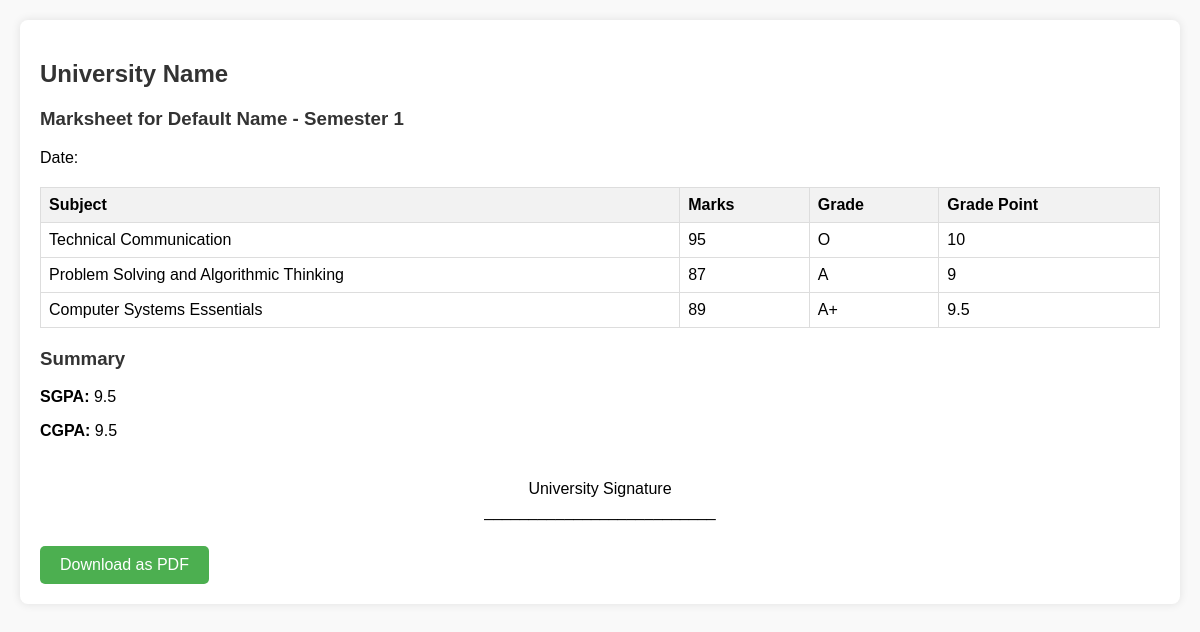
The page /view_student_marksheet/2/ on the database as committed earlier.
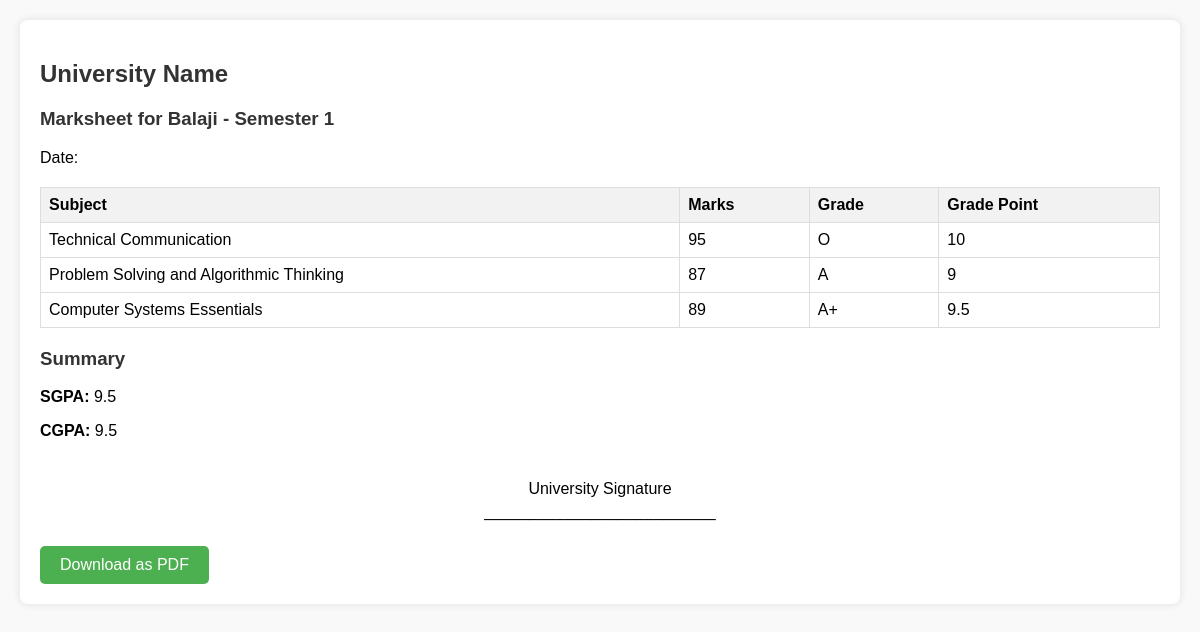
The same page on the database as committed later.
### App/models.py (models this page shows, shortened)
class Student(models.Model):
    user = models.OneToOneField(User, on_delete=models.CASCADE)
    name = models.CharField(max_length=100, default='Default Name')
    course = models.ForeignKey(Course, on_delete=models.CASCADE)

### App/views.py (the view)
# urls.py: path('view_student_marksheet/<int:student_id>/', view_student_marksheet, name='view_student_marksheet'),
def view_student_marksheet(request, student_id):
    student = get_object_or_404(Student, id=student_id)
    marks = Marks.objects.filter(student=student)
    total_grade_points = 0
    total_credits = 0
    for mark in marks:
        grade_point = calculate_grade_point(mark.grade)
        total_grade_points += grade_point * mark.subject.credits
        total_credits += mark.subject.credits
    sgpa = total_grade_points / total_credits if total_credits > 0 else 0
    all_marks = Marks.objects.filter(student=student)
    total_cumulative_grade_points = 0
    total_cumulative_credits = 0
    for mark in all_marks:
        grade_point = calculate_grade_point(mark.grade)
        total_cumulative_grade_points += grade_point * mark.subject.credits
        total_cumulative_credits += mark.subject.credits
    cgpa = total_cumulative_grade_points / total_cumulative_credits if total_cumulative_credits > 0 else 0
    context = {
        'student': student,
        'marks': marks,
        'sgpa': sgpa,
        'cgpa': cgpa,
        'total_credits': total_cumulative_credits,
        'semester': marks.first().subject.semester.number if marks.exists() else None,
    }
    return render(request, 'view_marksheet.html', context)

### App/views.py (called while the page is built)
def calculate_grade_point(grade):
    if grade == 'O':
        return 10
    elif grade == 'A+':
        return 9.5
    elif grade == 'A':
        return 9
    elif grade == 'B+':
        return 8
    elif grade == 'B':
        return 7
    elif grade == 'C':
        return 6
    elif grade == 'P':
        return 5
    else:
        return 0

### templates/view_marksheet.html (shortened to what this page needs)
<!DOCTYPE html>
<html>
<head>
</head>
<body>
    <div class="container">
        <h2>University Name</h2>
        <h3>Marksheet for {{ student.name }} - Semester {{ semester }}</h3>
        <p>Date: {{ date }}</p>
        <table>
            <tr>
                <th>Subject</th>
                <th>Marks</th>
                <th>Grade</th>
                <th>Grade Point</th>
            </tr>
            {% for mark in marks %}
                <tr>
                    <td>{{ mark.subject.name }}</td>
                    <td>{{ mark.marks }}</td>
                    <td>{{ mark.grade }}</td>
                    <td>
                        {% if mark.grade == 'O' %}
                            10
                        {% elif mark.grade == 'A+' %}
                            9.5
                        {% elif mark.grade == 'A' %}
                            9
                        {% elif mark.grade == 'B+' %}
                            8
                        {% elif mark.grade == 'B' %}
                            7
                        {% elif mark.grade == 'C' %}
                            6
                        {% elif mark.grade == 'P' %}
                            5
                        {% else %}
                            0
                        {% endif %}
                    </td>
                </tr>
            {% endfor %}
        </table>
        <div class="summary">
            <h3>Summary</h3>
            <p><strong>SGPA:</strong> {{ sgpa }}</p>
            <p><strong>CGPA:</strong> {{ cgpa }}</p>
        </div>
        <div class="footer">
            <p>University Signature</p>
            <p>__________________________</p>
        </div>
        <a href="{% url 'download_marksheet_pdf' student.id semester %}" class="download-btn">Download as PDF</a>
    </div>
</body>
</html>

Rows that differ between the two databases and show on the page:
changed Student: name "Default Name" → "Balaji"
